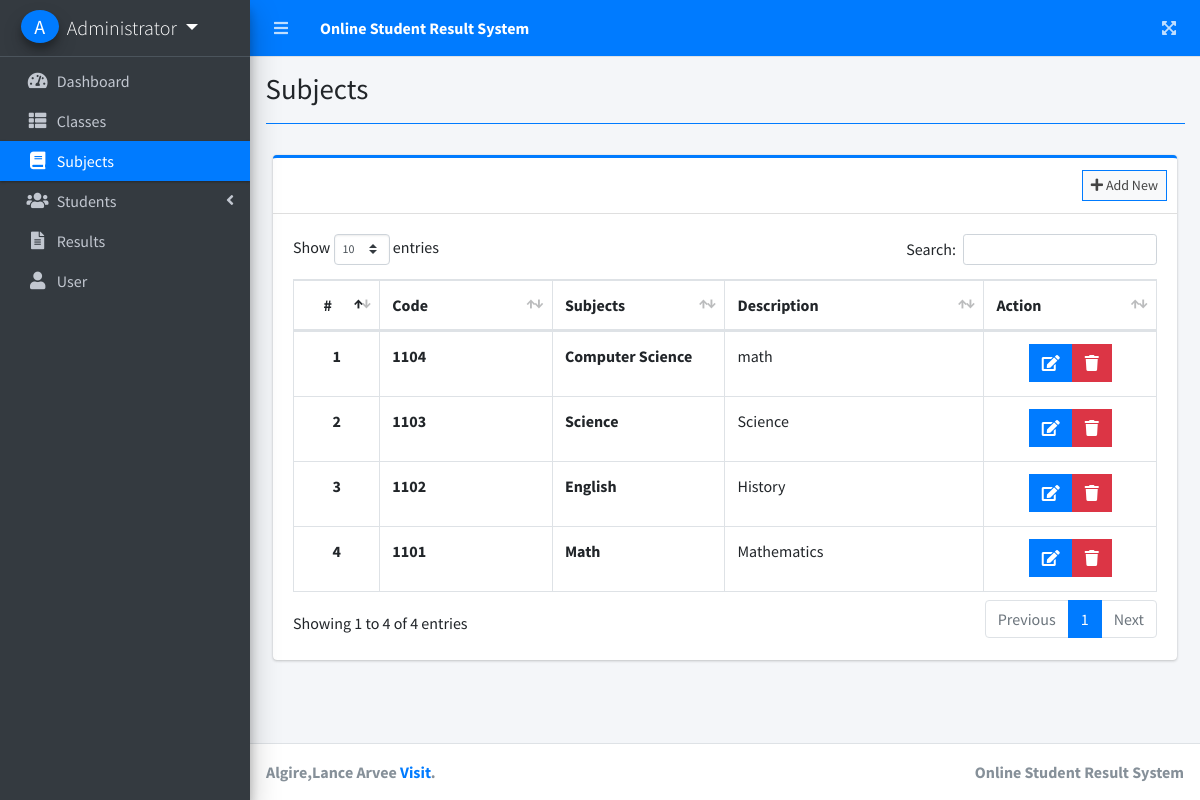
Page /index.php?page=subjects (signed in) on the committed database.
### tables this page shows
CREATE TABLE `subjects` (
  `id` int(30) NOT NULL,
  `subject_code` varchar(50) NOT NULL,
  `subject` varchar(200) NOT NULL,
  `description` text NOT NULL,
  `date_created` datetime NOT NULL DEFAULT current_timestamp()
);

### subjects.php (the view, shortened to what this page needs)
<?php include'db_connect.php' ?>
<div class="col-lg-12">
	<div class="card card-outline card-primary">
		<div class="card-header">
			<div class="card-tools">
				<a class="btn btn-block btn-sm btn-default btn-flat border-primary new_subject" href="javascript:void(0)"><i class="fa fa-plus"></i> Add New</a>
			</div>
		</div>
		<div class="card-body">
			<table class="table tabe-hover table-bordered" id="list">
				<colgroup>
					<col width="10%">
					<col width="20%">
					<col width="20%">
					<col width="30%">
					<col width="20%">
				</colgroup>
				<thead>
					<tr>
						<th class="text-center">#</th>
						<th>Code</th>
						<th>Subjects</th>
						<th>Description</th>
						<th>Action</th>
					</tr>
				</thead>
				<tbody>
					<?php
					$i = 1;
					$qry = $conn->query("SELECT * FROM subjects order by unix_timestamp(date_created) desc ");
					while($row= $qry->fetch_assoc()):
					?>
					<tr>
						<th class="text-center"><?php echo $i++ ?></th>
						<td><b><?php echo ucwords($row['subject_code']) ?></b></td>
						<td><b><?php echo ucwords($row['subject']) ?></b></td>
						<td><p class=""><?php echo $row['description'] ?></p></td>
						<td class="text-center">
		                    <div class="btn-group">
		                        <a href="javascript:void(0)" data-id='<?php echo $row['id'] ?>' class="btn btn-primary btn-flat manage_subject">
		                          <i class="fas fa-edit"></i>
		                        </a>
		                        <button type="button" class="btn btn-danger btn-flat delete_subject" data-id="<?php echo $row['id'] ?>">
		                          <i class="fas fa-trash"></i>
		                        </button>
	                      </div>
						</td>
					</tr>
				<?php endwhile; ?>
				</tbody>
			</table>
		</div>
	</div>
</div>

### rows in the picture
subjects: subject_code "1104", subject "Computer Science", description "math"
subjects: subject_code "1103", subject "Science", description "Science"
subjects: subject_code "1102", subject "English", description "History"
subjects: subject_code "1101", subject "Math", description "Mathematics"

### other values in the picture
$_SESSION['system']['name'] "Online Student Result System"
$_SESSION['login_firstname'].' '.$_SESSION['login_lastname'] "Administrator"
$title "Subjects"
